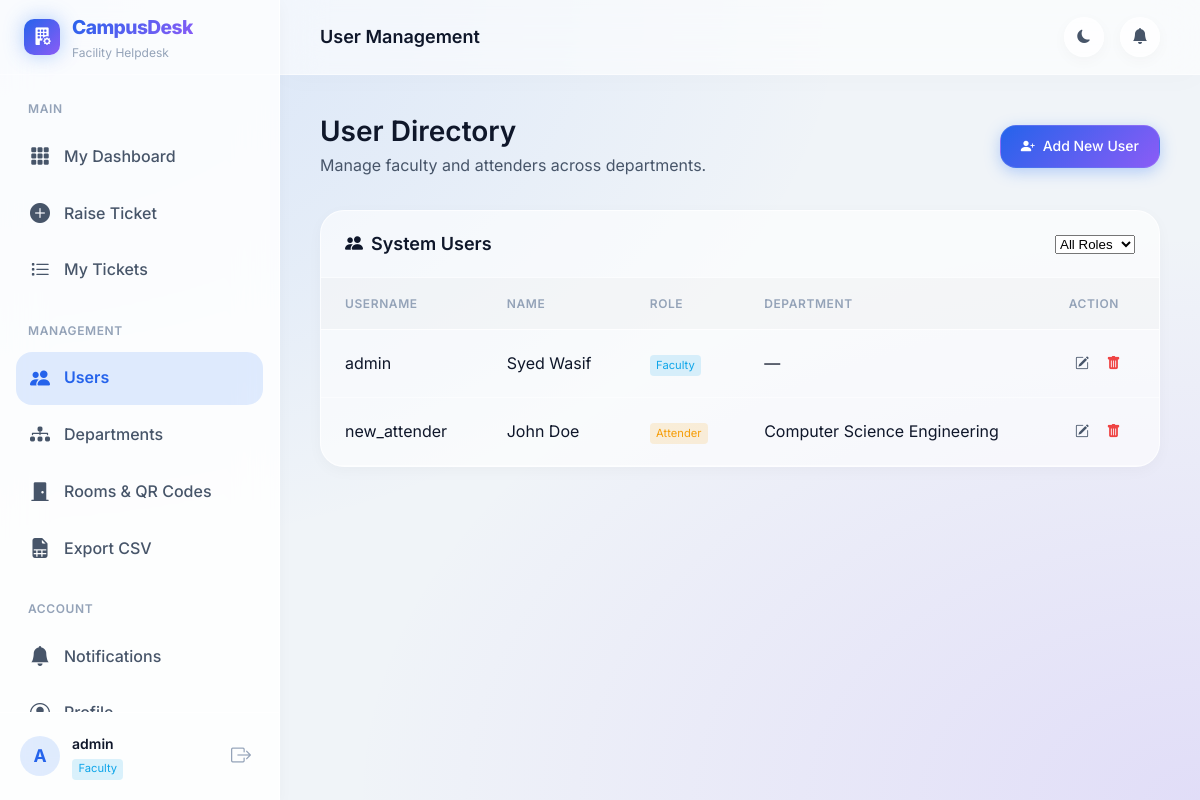
Page /accounts/users/ (signed in) on the earlier database version.
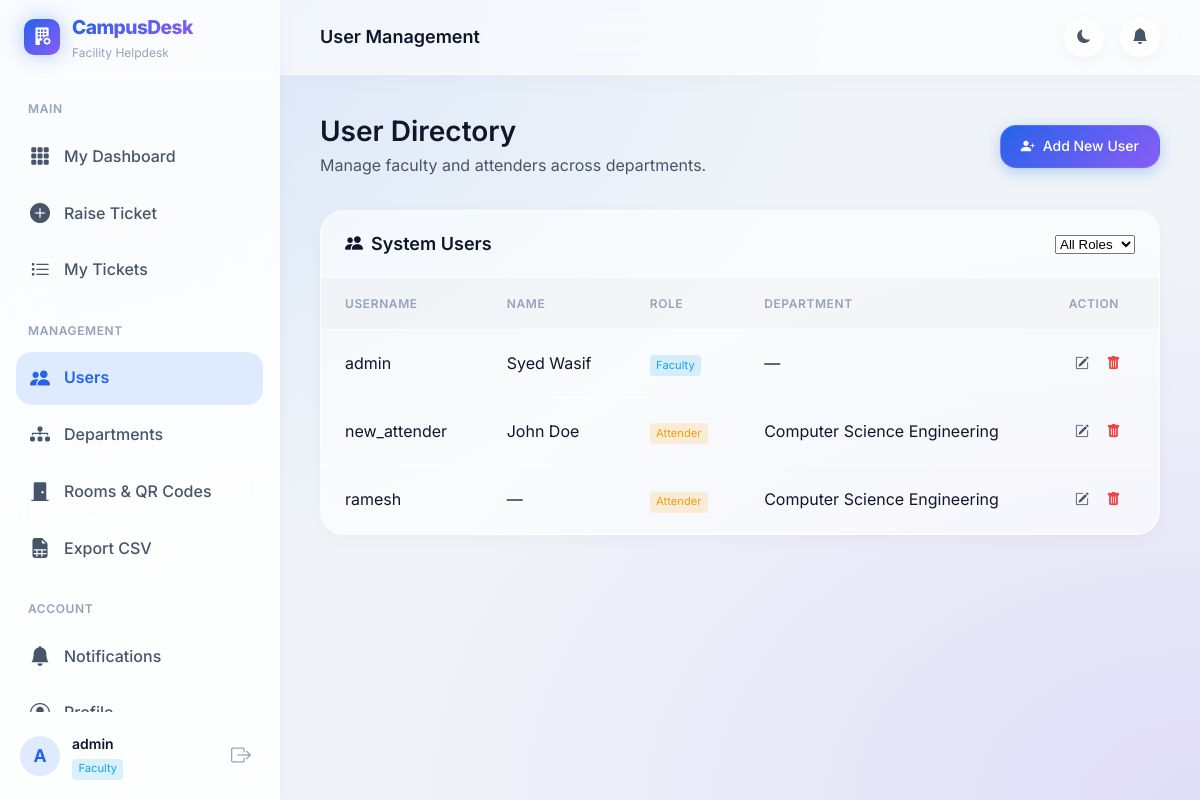
Same page on the later database version.
### accounts/models.py (models this page shows, shortened)
class CustomUser(AbstractUser):
    ROLE_CHOICES = (
        ('ADMIN', 'Admin'),
        ('FACULTY', 'Faculty'),
        ('ATTENDER', 'Attender'),
    )
    role = models.CharField(max_length=15, choices=ROLE_CHOICES, default='FACULTY')
    phone_number = models.CharField(max_length=15, blank=True, null=True)
    department = models.ForeignKey(
        'tickets.Department',
        on_delete=models.SET_NULL,
        null=True,
        blank=True,
        related_name='users'
    )
    @property
    def is_admin_role(self):
        return self.role == 'ADMIN' or self.is_superuser

### tickets/models.py (models this page shows, shortened)
class Department(models.Model):
    name = models.CharField(max_length=100, unique=True)
    code = models.CharField(max_length=10, unique=True)

### accounts/views.py (the view)
# urls.py: path('users/', views.manage_users, name='manage_users'),
@login_required
@admin_required
def manage_users(request):
    role_filter = request.GET.get('role', '')
    users = CustomUser.objects.exclude(role='ADMIN').order_by('username')
    if role_filter:
        users = users.filter(role=role_filter)
    paginator = Paginator(users, 10)  # Show 10 users per page
    page_number = request.GET.get('page')
    page_obj = paginator.get_page(page_number)
    return render(request, 'accounts/manage_users.html', {
        'page_obj': page_obj,
        'role_filter': role_filter
    })

### templates/accounts/manage_users.html (shortened to what this page needs)
{% extends 'base_dashboard.html' %}
{% block nav_users %}active{% endblock %}
{% block page_title %}User Management{% endblock %}
{% block content %}
<div class="page-header">
    <div>
        <h1 class="page-heading">User Directory</h1>
        <p class="page-subtitle">Manage faculty and attenders across departments.</p>
    </div>
    <a href="{% url 'accounts:create_user' %}" class="btn btn-primary">
        <i class="bi bi-person-plus-fill"></i> Add New User
    </a>
</div>
<div class="card card-lg">
    <div class="card-header">
        <h2 class="card-title"><i class="bi bi-people-fill"></i> System Users</h2>
        <form method="get" class="filter-inline">
            <select name="role" class="form-select-sm" onchange="this.form.submit()">
                <option value="">All Roles</option>
            </select>
        </form>
    </div>
    <div class="card-body p-0">
        <div class="table-responsive">
            <table class="data-table">
                <thead>
                    <tr>
                        <th>Username</th>
                        <th>Name</th>
                        <th>Role</th>
                        <th>Department</th>
                        <th>Action</th>
                    </tr>
                </thead>
                <tbody>
                    {% for u in page_obj %}
                    <tr class="table-row-animate">
                        <td class="font-weight-600">{{ u.username }}</td>
                        <td>{{ u.get_full_name|default:"—" }}</td>
                        <td><span class="role-badge role-{{ u.role|lower }}">{{ u.get_role_display }}</span></td>
                        <td>{{ u.department.name|default:"—" }}</td>
                        <td>
                            <a href="{% url 'accounts:edit_user' u.id %}" class="btn btn-ghost-sm"><i class="bi bi-pencil-square text-primary"></i></a>
                            <a href="{% url 'accounts:delete_user' u.id %}" class="btn btn-ghost-sm"><i class="bi bi-trash-fill text-danger"></i></a>
                        </td>
                    </tr>
                    {% empty %}
                    <tr>
                        <td colspan="5" class="text-center py-4 text-muted">No users found.</td>
                    </tr>
                    {% endfor %}
                </tbody>
            </table>
        </div>
    </div>
</div>
{% endblock %}

### templates/base_dashboard.html (shortened to what the changed rows need)
{% load static %}
<!DOCTYPE html>
<html lang="en" data-theme="dark">
<head>
    <link rel="stylesheet" href="https://cdn.jsdelivr.net/npm/bootstrap-icons@1.11.3/font/bootstrap-icons.min.css">
    <link rel="stylesheet" href="{% static 'css/dashboard.css' %}">
</head>
<body>
<aside class="sidebar" id="sidebar">
    <div class="sidebar-footer">
        <div class="user-info">
            <div class="user-avatar">{{ user.username|first|upper }}</div>
            <div class="user-details">
                <span class="user-name">{{ user.username }}</span>
                <span class="user-role role-badge role-{{ user.role|lower }}">{{ user.get_role_display }}</span>
            </div>
        </div>
    </div>
</aside>
<div class="main-wrapper">
    <main class="main-content">
        {% block content %}{% endblock %}
    </main>
</div>
</body>
</html>

Differences in the rows shown:
added CustomUser: username "ramesh", get_full_name "—", role "Attender", department.name "Computer Science Engineering"
